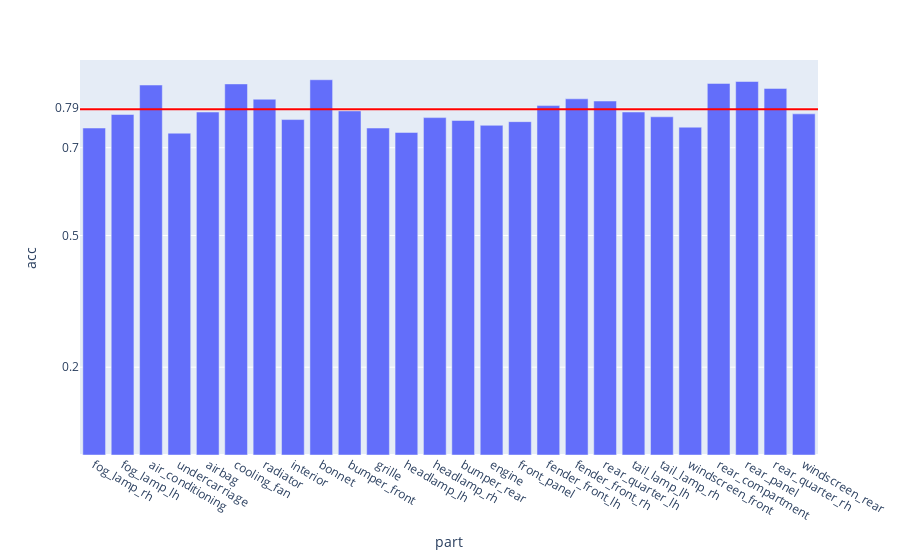

The notebook cell this image was saved under:
### Code cell
fig = px.bar(evalMetrics, x = 'part', y = 'acc')

fig.add_hline(y=avgAcc, line_width=2, line_color="red")

fig.update_layout(
    yaxis = dict(
        tickmode = 'array',
        tickvals = [np.format_float_positional(avgAcc, 2), 0.2, 0.5, 0.7],
    )
)

### Figure 1 — Plotly figure (JSON) as saved in the notebook; plotly's stock layout.template omitted (floating-point values rounded to 4 significant figures)
{"data": [{"alignmentgroup": "True", "hovertemplate": "part=%{x}<br>acc=%{y}<extra></extra>", "legendgroup": "", "marker": {"color": "#636efa", "pattern": {"shape": ""}}, "name": "", "offsetgroup": "", "orientation": "v", "showlegend": false, "textposition": "auto", "type": "bar", "x": ["fog_lamp_rh", "fog_lamp_lh", "air_conditioning", "undercarriage", "airbag", "cooling_fan", "radiator", "interior", "bonnet", "bumper_front", "grille", "headlamp_lh", "headlamp_rh", "bumper_rear", "engine", "front_panel", "fender_front_lh", "fender_front_rh", "rear_quarter_lh", "tail_lamp_lh", "tail_lamp_rh", "windscreen_front", "rear_compartment", "rear_panel", "rear_quarter_rh", "windscreen_rear"], "xaxis": "x", "y": [0.7448, 0.7757, 0.8428, 0.7331, 0.7812, 0.8453, 0.8104, 0.7641, 0.8548, 0.7838, 0.7448, 0.7348, 0.7685, 0.762, 0.751, 0.7593, 0.796, 0.8113, 0.8063, 0.7813, 0.7704, 0.7467, 0.8465, 0.8508, 0.835, 0.7771], "yaxis": "y"}], "layout": {"barmode": "relative", "legend": {"tracegroupgap": 0}, "margin": {"t": 60}, "shapes": [{"line": {"color": "red", "width": 2}, "type": "line", "x0": 0, "x1": 1, "xref": "x domain", "y0": 0.7876, "y1": 0.7876, "yref": "y"}], "xaxis": {"anchor": "y", "domain": [0, 1], "title": {"text": "part"}}, "yaxis": {"anchor": "x", "domain": [0, 1], "tickmode": "array", "tickvals": ["0.79", 0.2, 0.5, 0.7], "title": {"text": "acc"}}}}
